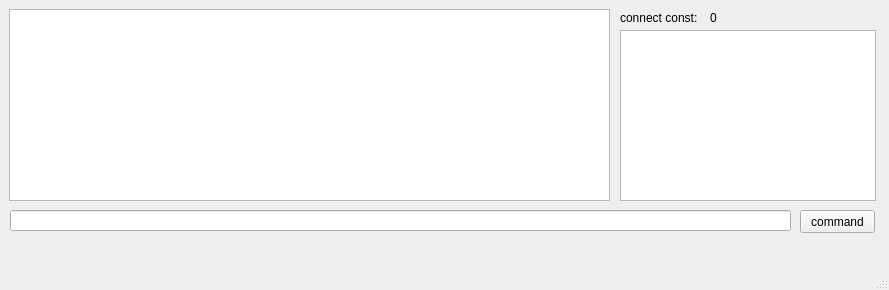
<?xml version="1.0" encoding="UTF-8"?>
<ui version="4.0">
 <class>MainWindow</class>
 <widget class="QMainWindow" name="MainWindow">
  <property name="geometry">
   <rect>
    <x>0</x>
    <y>0</y>
    <width>889</width>
    <height>290</height>
   </rect>
  </property>
  <property name="windowTitle">
   <string>MainWindow</string>
  </property>
  <property name="layoutDirection">
   <enum>Qt::LeftToRight</enum>
  </property>
  <widget class="QWidget" name="centralwidget">
   <widget class="QTextEdit" name="textEdit_read">
    <property name="geometry">
     <rect>
      <x>9</x>
      <y>9</y>
      <width>601</width>
      <height>192</height>
     </rect>
    </property>
    <property name="readOnly">
     <bool>true</bool>
    </property>
   </widget>
   <widget class="QLabel" name="label">
    <property name="geometry">
     <rect>
      <x>620</x>
      <y>10</y>
      <width>101</width>
      <height>16</height>
     </rect>
    </property>
    <property name="text">
     <string>connect const:</string>
    </property>
   </widget>
   <widget class="QLabel" name="connect_num">
    <property name="geometry">
     <rect>
      <x>710</x>
      <y>10</y>
      <width>54</width>
      <height>16</height>
     </rect>
    </property>
    <property name="text">
     <string>0</string>
    </property>
   </widget>
   <widget class="QListView" name="connect_list">
    <property name="geometry">
     <rect>
      <x>620</x>
      <y>30</y>
      <width>256</width>
      <height>171</height>
     </rect>
    </property>
   </widget>
   <widget class="QLineEdit" name="comm_edit">
    <property name="geometry">
     <rect>
      <x>10</x>
      <y>210</y>
      <width>781</width>
      <height>21</height>
     </rect>
    </property>
   </widget>
   <widget class="QPushButton" name="comm_button">
    <property name="geometry">
     <rect>
      <x>800</x>
      <y>210</y>
      <width>75</width>
      <height>23</height>
     </rect>
    </property>
    <property name="text">
     <string>command</string>
    </property>
   </widget>
  </widget>
  <widget class="QMenuBar" name="menubar">
   <property name="geometry">
    <rect>
     <x>0</x>
     <y>0</y>
     <width>889</width>
     <height>23</height>
    </rect>
   </property>
  </widget>
  <widget class="QStatusBar" name="statusbar"/>
 </widget>
 <resources/>
 <connections/>
</ui>
